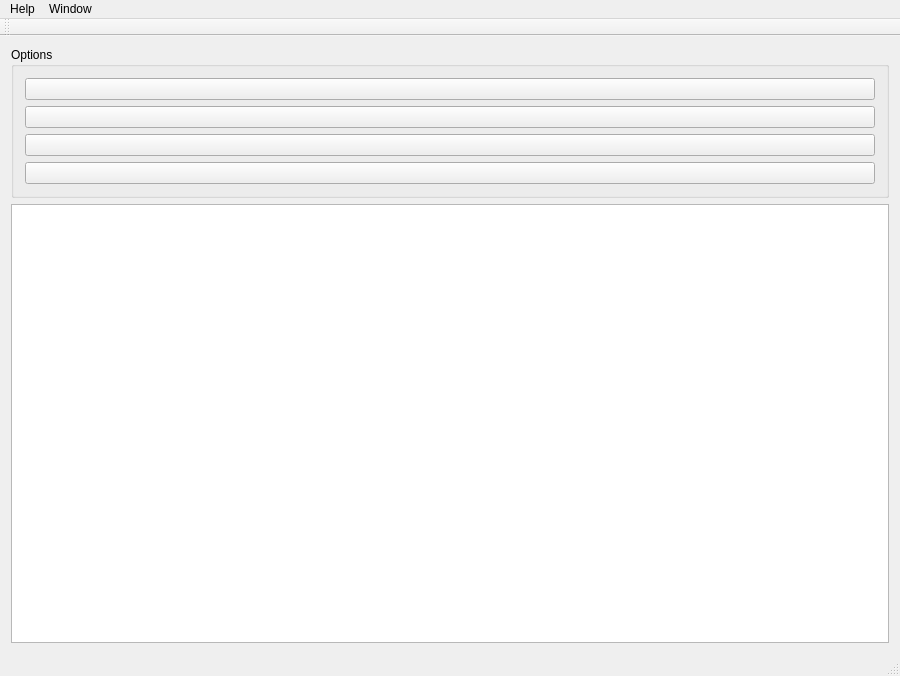
<?xml version="1.0" encoding="UTF-8"?>
<ui version="4.0">
 <class>MasterCpWindow</class>
 <widget class="QMainWindow" name="MasterCpWindow">
  <property name="geometry">
   <rect>
    <x>0</x>
    <y>0</y>
    <width>900</width>
    <height>676</height>
   </rect>
  </property>
  <property name="windowTitle">
   <string>Master CP</string>
  </property>
  <property name="windowIcon">
   <iconset resource="mastercpclient.qrc">
    <normaloff>:/ControlPanel/Resources/quasilogo.ico</normaloff>:/ControlPanel/Resources/quasilogo.ico</iconset>
  </property>
  <widget class="QWidget" name="centralWidget">
   <layout class="QVBoxLayout" name="verticalLayout">
    <item>
     <widget class="QGroupBox" name="groupBox">
      <property name="title">
       <string>Options</string>
      </property>
      <layout class="QGridLayout" name="gridLayout">
       <item row="0" column="0">
        <widget class="QPushButton" name="startOrderButton">
         <property name="toolTip">
          <string/>
         </property>
         <property name="text">
          <string/>
         </property>
         <property name="icon">
          <iconset resource="mastercpclient.qrc">
           <normaloff>:/ControlPanel/Resources/play.png</normaloff>:/ControlPanel/Resources/play.png</iconset>
         </property>
         <property name="iconSize">
          <size>
           <width>32</width>
           <height>32</height>
          </size>
         </property>
        </widget>
       </item>
       <item row="1" column="0">
        <widget class="QPushButton" name="stopOrderButton">
         <property name="text">
          <string/>
         </property>
         <property name="icon">
          <iconset resource="mastercpclient.qrc">
           <normaloff>:/ControlPanel/Resources/stop.png</normaloff>:/ControlPanel/Resources/stop.png</iconset>
         </property>
         <property name="iconSize">
          <size>
           <width>32</width>
           <height>32</height>
          </size>
         </property>
        </widget>
       </item>
       <item row="2" column="0">
        <widget class="QPushButton" name="removeOrderButton">
         <property name="text">
          <string/>
         </property>
         <property name="icon">
          <iconset resource="mastercpclient.qrc">
           <normaloff>:/ControlPanel/Resources/remove.png</normaloff>:/ControlPanel/Resources/remove.png</iconset>
         </property>
         <property name="iconSize">
          <size>
           <width>32</width>
           <height>32</height>
          </size>
         </property>
        </widget>
       </item>
       <item row="3" column="0">
        <widget class="QPushButton" name="addOrderButton">
         <property name="text">
          <string/>
         </property>
         <property name="icon">
          <iconset resource="mastercpclient.qrc">
           <normaloff>:/ControlPanel/Resources/add.png</normaloff>:/ControlPanel/Resources/add.png</iconset>
         </property>
         <property name="iconSize">
          <size>
           <width>32</width>
           <height>32</height>
          </size>
         </property>
        </widget>
       </item>
      </layout>
     </widget>
    </item>
    <item>
     <widget class="QTableView" name="orderTable">
      <property name="editTriggers">
       <set>QAbstractItemView::NoEditTriggers</set>
      </property>
      <property name="alternatingRowColors">
       <bool>false</bool>
      </property>
      <property name="selectionMode">
       <enum>QAbstractItemView::ExtendedSelection</enum>
      </property>
      <property name="selectionBehavior">
       <enum>QAbstractItemView::SelectRows</enum>
      </property>
      <property name="sortingEnabled">
       <bool>false</bool>
      </property>
      <attribute name="horizontalHeaderCascadingSectionResizes">
       <bool>false</bool>
      </attribute>
      <attribute name="horizontalHeaderStretchLastSection">
       <bool>true</bool>
      </attribute>
      <attribute name="verticalHeaderCascadingSectionResizes">
       <bool>true</bool>
      </attribute>
      <attribute name="verticalHeaderShowSortIndicator" stdset="0">
       <bool>false</bool>
      </attribute>
      <attribute name="verticalHeaderStretchLastSection">
       <bool>false</bool>
      </attribute>
     </widget>
    </item>
   </layout>
  </widget>
  <widget class="QMenuBar" name="menuBar">
   <property name="geometry">
    <rect>
     <x>0</x>
     <y>0</y>
     <width>900</width>
     <height>21</height>
    </rect>
   </property>
   <widget class="QMenu" name="HelpMenu">
    <property name="title">
     <string>Help</string>
    </property>
    <addaction name="AboutAction"/>
   </widget>
   <widget class="QMenu" name="menuWindow">
    <property name="title">
     <string>Window</string>
    </property>
    <addaction name="actionDebug"/>
   </widget>
   <addaction name="HelpMenu"/>
   <addaction name="menuWindow"/>
  </widget>
  <widget class="QToolBar" name="mainToolBar">
   <attribute name="toolBarArea">
    <enum>TopToolBarArea</enum>
   </attribute>
   <attribute name="toolBarBreak">
    <bool>false</bool>
   </attribute>
  </widget>
  <widget class="QStatusBar" name="statusBar"/>
  <action name="AboutAction">
   <property name="text">
    <string>About</string>
   </property>
  </action>
  <action name="actionReferals">
   <property name="text">
    <string>Referrals</string>
   </property>
  </action>
  <action name="actionQueue">
   <property name="text">
    <string>Queue</string>
   </property>
  </action>
  <action name="actionDebug">
   <property name="text">
    <string>Debug</string>
   </property>
  </action>
 </widget>
 <layoutdefault spacing="6" margin="11"/>
 <resources>
  <include location="mastercpclient.qrc"/>
 </resources>
 <connections/>
</ui>
